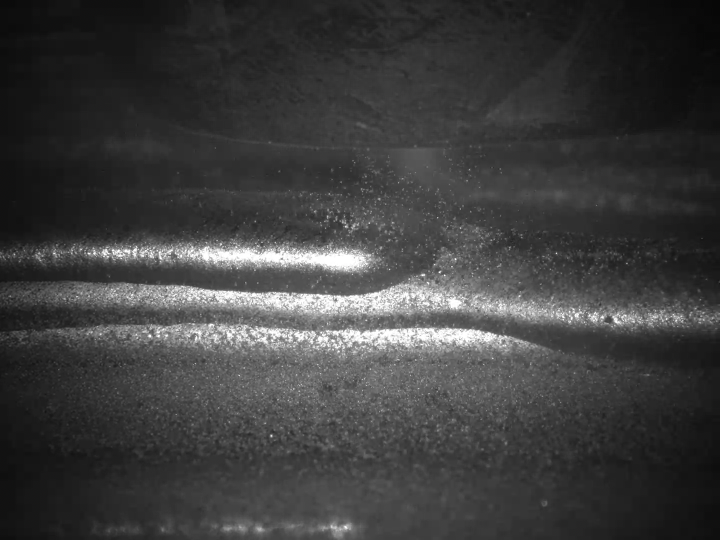
#> input picture Images/Inputs/sideview/SIDEVIEW1_20241008-164916506387-0001.png, 1440 x 1080 px (shown at 1/2 size)
$ jupyter execute How_High_Can_I_Get.ipynb   (text cells are left out)
#> lines starting #> are read from the running program, lines starting #| are printed output that depends on the picture; after the words box and inside, x2 and y2 are one past the last pixel; in counts of white or black regions, pixels touching at a corner belong together; pictures that were not available may be replaced by others from this repository, and a replacement may not be noted
### myfuncs/funcs.py
import matplotlib.pyplot as plt
import numpy as np
from skimage.io import imread, imshow, imsave
from skimage import data
from skimage.util import img_as_ubyte
from skimage.filters.rank import entropy
from skimage.morphology import disk
from skimage.color import rgb2hsv, rgb2gray, rgb2yuv
from skimage import feature
from skimage import filters
from sklearn.cluster import KMeans
from math import sqrt
from skimage import segmentation
import os, glob

# Declares a set of functions used in the files:
#   1. Fuzzy Detection.ipynb"""

# comparers

# [126 lines left out: functions comparer_duo, entropy_checker, threshold_checker, entropy_based_thresholder, apply_kmeans, not called in this run]

# Utility functions

def peak_finder(signal, num_peaks=3):
    """
    This function finds the locations of the highest peaks in a given signal.

    Parameters:
    signal (numpy.ndarray): A 1D array representing the signal. The values in the array represent the amplitude of the signal at each point.

    num_peaks (int, optional): The number of highest peaks to find. Default is 3.

    Returns:
    peak_locations (list): A list of indices where the highest peaks are located in the signal.
    """
    peak_locations = []
    for i in range(1, len(signal)-1):
        if signal[i] > signal[i-1] and signal[i] > signal[i+1]:
            peak_locations.append(i)
    # make a list of values at peak locations
    peak_values = [signal[i] for i in peak_locations]
    # sort the peak values
    peak_values.sort(reverse=True)
    # choose the top num_peaks values
    peak_values = peak_values[:num_peaks]
    # find the corresponding peak locations
    peak_locations = []
    for i in range(len(peak_values)):
        j, = np.where(signal == peak_values[i])
        peak_locations.append(j[0])
    # return the peak locations
    return peak_locations

# [156 lines left out: functions local_peaks_finder, open_image_set, smoother, fourier1D, fourier1D_combined, not called in this run]

### How_High_Can_I_Get.ipynb
[cell 1]
# importing required packages
from utils import utils
import numpy as np
from PIL import Image
import matplotlib.pyplot as plt
from myfuncs import funcs
import cv2 as cv
import ffmpeg

[cell 2]
im1 = cv.imread('Images/Inputs/sideview/SIDEVIEW1_20241008-164916506387-0001.png', cv.IMREAD_GRAYSCALE)
#> im1: shape (1080, 1440); min 6, max 255, mean 61.3
im2 = cv.imread('Images/Inputs/sideview/SIDEVIEW1_20241008-164916506387-0002.png', cv.IMREAD_GRAYSCALE)
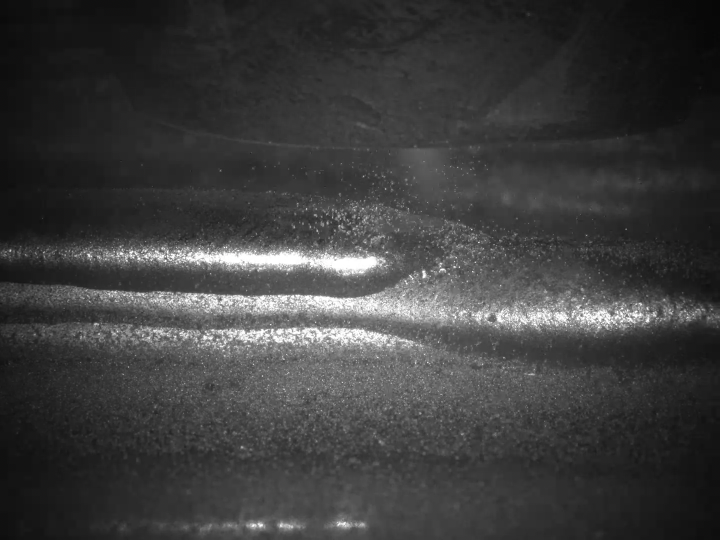
#> input picture Images/Inputs/sideview/SIDEVIEW1_20241008-164916506387-0002.png, 1440 x 1080 px (shown at 1/2 size)
#> im2: shape (1080, 1440); min 6, max 255, mean 60.6
im1 = cv.normalize(im1, None, alpha=0, beta=255, norm_type=cv.NORM_MINMAX)
im2 = cv.normalize(im2, None, alpha=0, beta=255, norm_type=cv.NORM_MINMAX)

[cell 3]
# display images
image_plots = [im1, im2]

fig, axs = plt.subplots(1, 2, figsize=(6,3), dpi=200)
for i, img in enumerate(image_plots):
    axs[i].imshow(img, cmap='magma')
    axs[i].set_title('Image ' + str(i))
    axs[i].add_patch(plt.Rectangle((450,500), 600, -200, edgecolor='green', facecolor='none', lw=1))
#> this loop made 2 passes
    #axs[i].set_axis_off()

[cell 4]
def remove_highlights(image, threshold=60, type=cv.THRESH_BINARY):
#> called with threshold = 150, type = 2
    _, highlights = cv.threshold(image, threshold, 255, type)
    return highlights

[cell 5]
plt.imshow(remove_highlights(im1, threshold=150, type=cv.THRESH_TRUNC), cmap='magma')

[cell 6]
im1_trunc = remove_highlights(im1, threshold=150, type=cv.THRESH_TRUNC)
ROI_1 = im1_trunc[300:500, 450:1050]
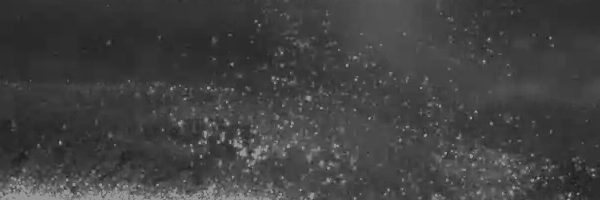
#> ROI_1: shape (200, 600); min 26, max 150, mean 65.2
plt.imshow(ROI_1, cmap='grey')

[cell 7]
ROI_trail_1 = ROI_1[0:200, 0:50]
ROI_head_1 = ROI_1[0:200, 180:450]
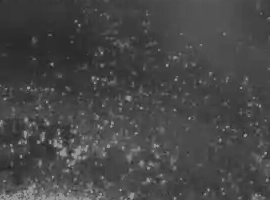
#> ROI_head_1: shape (200, 270); min 29, max 150, mean 70.9

ROI_plots = [ROI_1, ROI_trail_1, ROI_head_1]
titles_plots = ['ROI_1', 'ROI_trail_1', 'ROI_head_1']

# plot the three ROIs
fig, axs = plt.subplots(1, 3, figsize=(10,3), dpi=200)
for i, img in enumerate(ROI_plots):
    axs[i].set_title(titles_plots[i])
    #axs[i].set_axis_off()
    axs[i].imshow(img, cmap='grey')
#> this loop made 3 passes

fig.tight_layout()

[cell 8]
line_from_image = ROI_trail_1[:149, 0]
#> line_from_image = 149 values, max 60 at index 82, min 37 at index 129, mean 46.49

[cell 9]
# define a function to smooth a function using convolutions
def conv_smooth_function(func, window_size=10, scale=False):

#> called with func = array of shape (149,), window_size = 4, scale = False
    func_convolve = np.convolve(func, np.ones(window_size), 'valid')
#> func_convolve = 146 values, max 231 at index 81, min 153 at index 128, mean 186
    func_convolve /= np.max(func_convolve)
#> func_convolve = 146 values, max 1 at index 81, min 0.662 at index 128, mean 0.805
    # remove constant

    return func_convolve

[cell 10]
smooth_line = conv_smooth_function(line_from_image, window_size=4)
#> smooth_line has the same summary as func_convolve in conv_smooth_function
peak_locations = funcs.peak_finder(smooth_line, num_peaks=1)
#> the loop in peak_finder, `for i in range(1, len(signal)-1):` made 144 passes
#> after the loop in peak_finder, `for i in range(1, len(signal)-1):`: peak_locations = [23, 29, 71, 136]
#> in peak_finder, `peak_values = [signal[i] for i in peak_locations]`: peak_values = [0.74, 0.736, 0.827, 0.784]
#> in peak_finder, `peak_values = peak_values[:num_peaks]`: peak_values = [0.827]
#> the loop in peak_finder, `for i in range(len(peak_values)):` made 1 pass
#> j on pass 1: [71]
#> after the loop in peak_finder, `for i in range(len(peak_values)):`: peak_locations = [71]
#> peak_locations = [71]

plt.plot(line_from_image/np.max(line_from_image), label="Trail")
plt.plot(smooth_line)

plt.scatter(peak_locations, smooth_line[peak_locations], color='red', marker='x')

plt.plot(np.gradient(line_from_image)/4 +0.5)
plt.title('Brightness and Pixels')
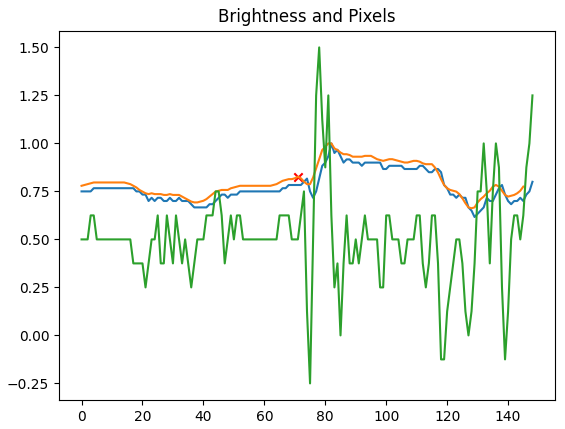
#> figure drawn by matplotlib, 1 panel; curve peaks at x = 82, y = 1; curve peaks at x = 81, y = 1; curve peaks at x = 78, y = 1.5

[cell 11]
gradient_peaks = []

for i in range(ROI_trail_1.shape[1]):
    line_from_image = ROI_trail_1[:150, i]
    smooth_line = conv_smooth_function(line_from_image, window_size=1)
    peak_locations = funcs.peak_finder(smooth_line, num_peaks=1)
    gradient_peaks.append(peak_locations)
#> this loop made 50 passes
#> (peak_values in peak_finder, peak_locations) on passes 1 to 12: ([1], [82]), ([1], [81]), ([1], [89]), ([1], [82]), ([1], [83]), ([1], [83]), ([1], [83]), ([0.882], [88]), ([1], [84]), ([1], [84]), ([0.951], [98]), ([1], [84])
#> after the loop, gradient_peaks = 50 items, first 6: [82], [81], [89], [82], [83], [83]

[cell 12]
plt.imshow(ROI_trail_1[:150])
plt.plot(gradient_peaks, color='red')
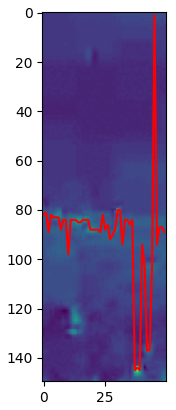
#> figure drawn by matplotlib, 1 panel

[cell 13]
test_image = im1 # ROI_1 # ROI_trail_1[:150] # feed only grayscale images!
window_name = 'Canny Tester'
trackbar_sigma = 'Sigma'
max_sigma = 100
trackbar_kernel = ' Kernel Size'
max_kernel = 201
trackbar_lo_thresh = 'Low'
trackbar_hi_thresh = 'High'
max_value = 255
trackbar_thresh = 'Thresh'

def Canny_Demo(val):

#> called with val = 0
    sigma = cv.getTrackbarPos(trackbar_sigma, window_name)
    kernel = cv.getTrackbarPos(trackbar_kernel, window_name)
    kernel = (int(kernel/2)*2)+1 # ensures kernel is always odd
    lo = cv.getTrackbarPos(trackbar_lo_thresh, window_name)
    hi = cv.getTrackbarPos(trackbar_hi_thresh, window_name)
    thresh_val = cv.getTrackbarPos(trackbar_thresh, window_name)
    _, thresh = cv.threshold(test_image, thresh_val, 255, cv.THRESH_TOZERO)
    blur = cv.GaussianBlur(thresh, (kernel, kernel), sigma)
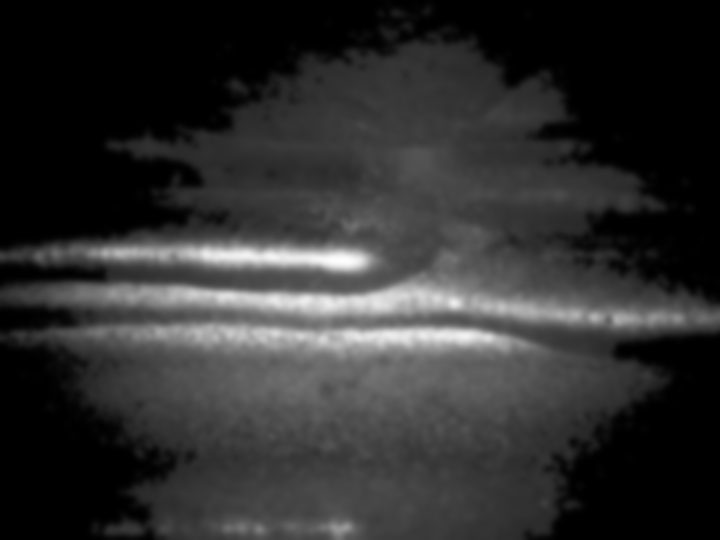
#> blur: shape (1080, 1440) (shown at 1/2 size); min 0, max 253, mean 46.4
    canny = cv.Canny(blur, lo, hi)
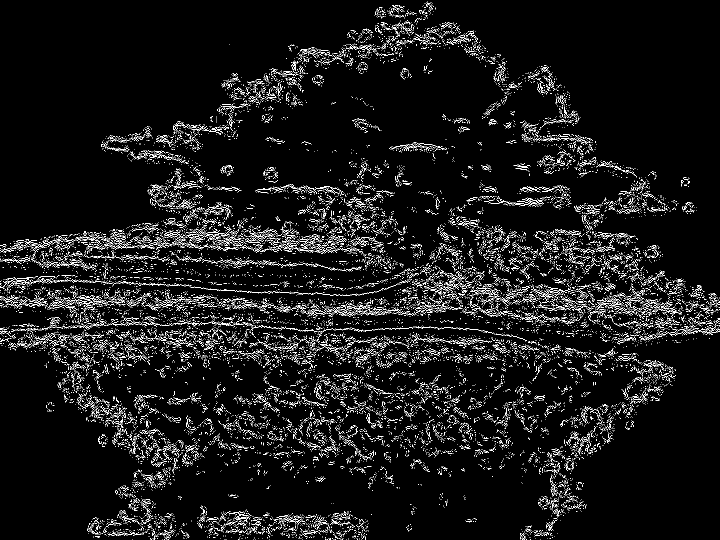
#> canny: shape (1080, 1440) (shown at 1/2 size); 5.2% white in thin lines or dots
    cv.imshow(window_name, canny)

cv.namedWindow(window_name)

cv.createTrackbar(trackbar_sigma, window_name, 6, max_sigma, Canny_Demo )
cv.createTrackbar(trackbar_kernel, window_name , 33, max_kernel, Canny_Demo)
cv.createTrackbar(trackbar_lo_thresh, window_name , 7, max_value, Canny_Demo)
cv.createTrackbar(trackbar_hi_thresh, window_name , 7, max_value, Canny_Demo)
cv.createTrackbar(trackbar_thresh, window_name , 40, max_value, Canny_Demo)

# Call the function to initialize
Canny_Demo(0)
# Wait until user finishes program
cv.waitKey()

cv.destroyAllWindows()
for i in range (1,5):
    cv.waitKey(1)

[cell 14]
# Function to merge the resized ROI back into the original frame
def merge_roi(frame, roi, x, y):
    frame[y:y+300, x:x+400] = roi
    return frame

vid = cv.VideoCapture('Vids/SIDEVIEW1_20241008-164916506387.webm')
fourcc = cv.VideoWriter_fourcc(*'MP4V')
out = cv.VideoWriter('output.mp4', fourcc, 30.0, (int(vid.get(3)), int(vid.get(4))), isColor=False)

if (vid.isOpened() == False):
    print("Error opening video stream or file")

while (vid.isOpened()):
    (ret, frame) = vid.read()
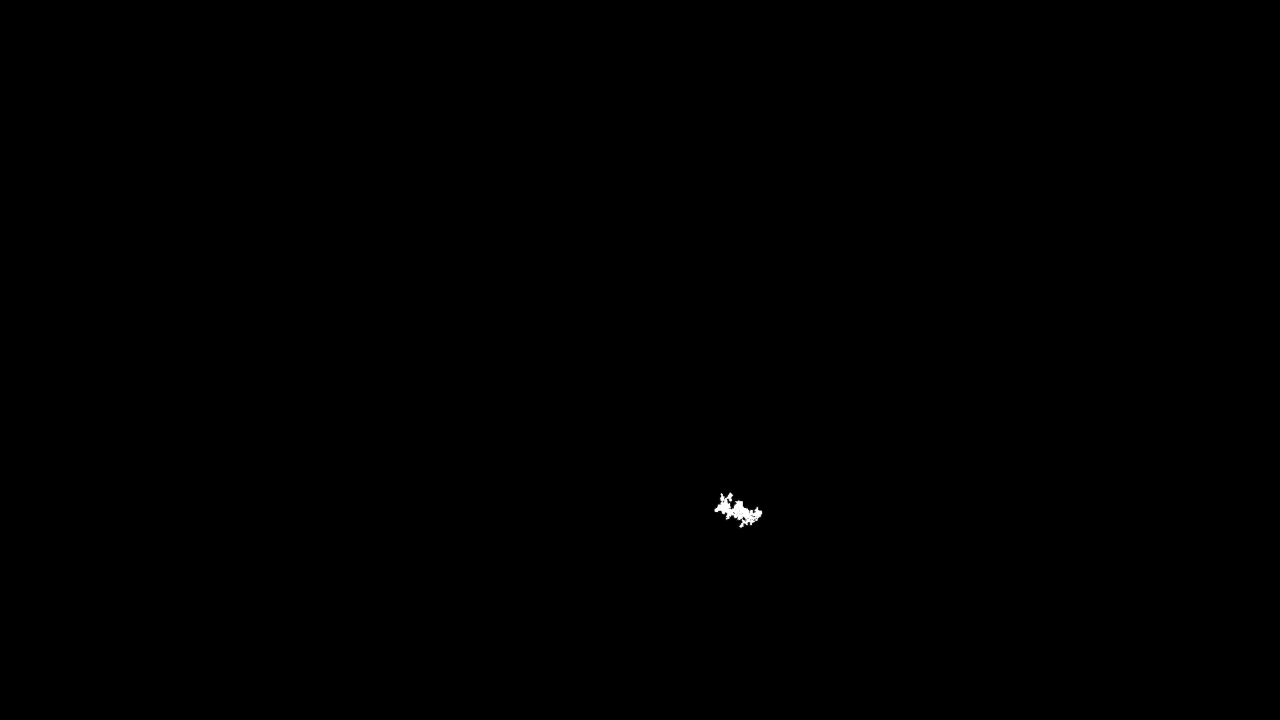
#> input picture frame 24 of Images/Set3 Hysterisis.mp4, 1280 x 720 px, given in place of SIDEVIEW1_20241008-164916506387.webm, which was not available
#> frame is the input picture: shape (720, 1280, 3); min 0, max 255, mean 0.2
    if ret == True:
        # adding normal video view
        clean_frame = cv.cvtColor(frame, cv.COLOR_BGR2GRAY)
        clean_frame_resized = cv.resize(clean_frame, (400, 300))
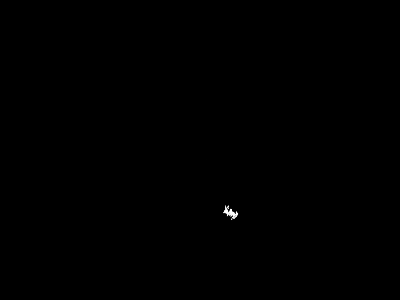
#> clean_frame_resized: shape (300, 400); min 0, max 255, mean 0.2

        # applying transformations
        frame = cv.GaussianBlur(frame, (61, 61), 19)
        frame = cv.cvtColor(frame, cv.COLOR_BGR2GRAY)
#> frame: shape (720, 1280)
        edge = cv.Canny(frame, 10, 5)
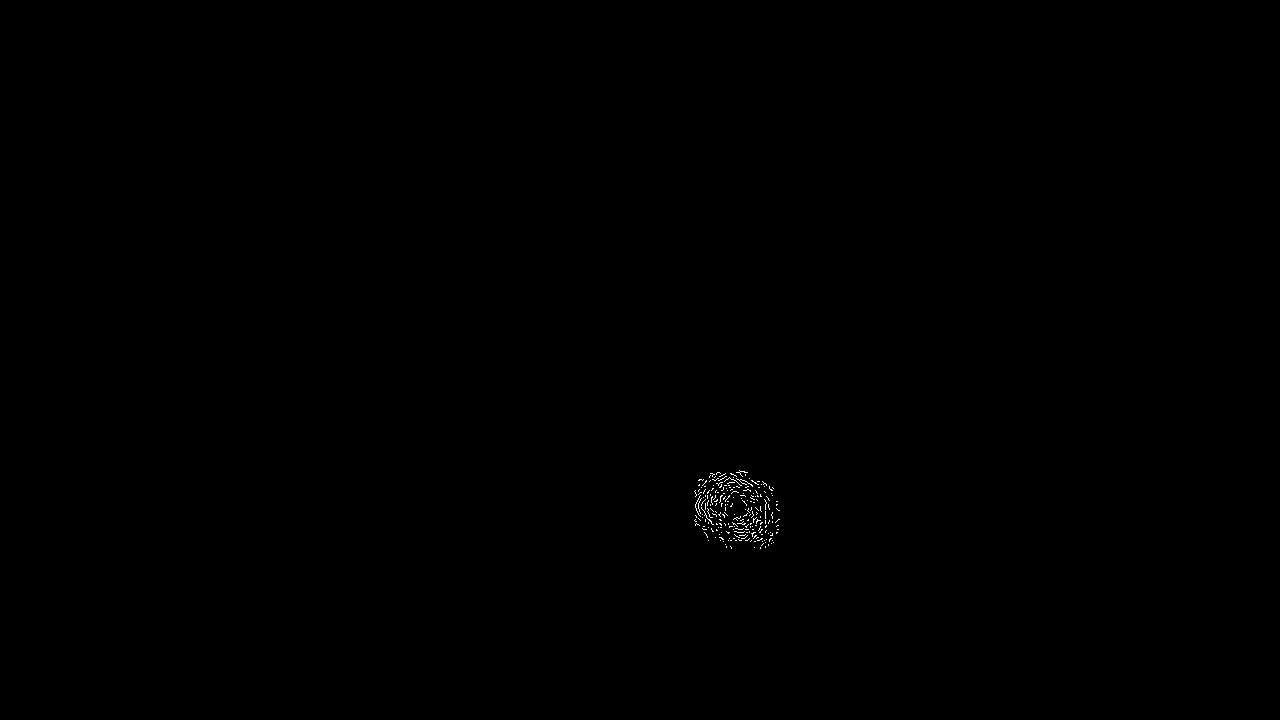
#> edge: shape (720, 1280); 0.1% white in thin lines or dots, all inside (x1, y1, x2, y2) = (694, 470, 780, 549)

        #merging frames
        frame = merge_roi(edge, clean_frame_resized, 0, 0)

        out.write(edge)
        cv.imshow('Edge Detection', frame)

    else:
        break


    if cv.waitKey(25) & 0xFF == ord('q'):
#> (key q is pressed here)
        break


vid.release()
out.release()

cv.waitKey(1)
cv.destroyAllWindows()
for i in range (1,5):
    cv.waitKey(1)
